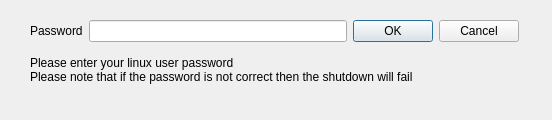
<?xml version="1.0" encoding="UTF-8"?>
<ui version="4.0">
 <class>getLinuxPass</class>
 <widget class="QDialog" name="getLinuxPass">
  <property name="geometry">
   <rect>
    <x>0</x>
    <y>0</y>
    <width>552</width>
    <height>120</height>
   </rect>
  </property>
  <property name="windowTitle">
   <string>Dialog</string>
  </property>
  <widget class="QWidget" name="layoutWidget">
   <property name="geometry">
    <rect>
     <x>30</x>
     <y>20</y>
     <width>489</width>
     <height>71</height>
    </rect>
   </property>
   <layout class="QVBoxLayout" name="verticalLayout">
    <item>
     <layout class="QHBoxLayout" name="horizontalLayout">
      <item>
       <widget class="QLabel" name="label">
        <property name="text">
         <string>Password</string>
        </property>
       </widget>
      </item>
      <item>
       <widget class="QLineEdit" name="passwordLineEdit"/>
      </item>
      <item>
       <widget class="QPushButton" name="okButton">
        <property name="enabled">
         <bool>true</bool>
        </property>
        <property name="text">
         <string>OK</string>
        </property>
       </widget>
      </item>
      <item>
       <widget class="QPushButton" name="cancelButton">
        <property name="text">
         <string>Cancel</string>
        </property>
       </widget>
      </item>
     </layout>
    </item>
    <item>
     <widget class="QLabel" name="label_2">
      <property name="text">
       <string>Please enter your linux user password
Please note that if the password is not correct then the shutdown will fail</string>
      </property>
     </widget>
    </item>
   </layout>
  </widget>
 </widget>
 <resources/>
 <connections/>
</ui>
